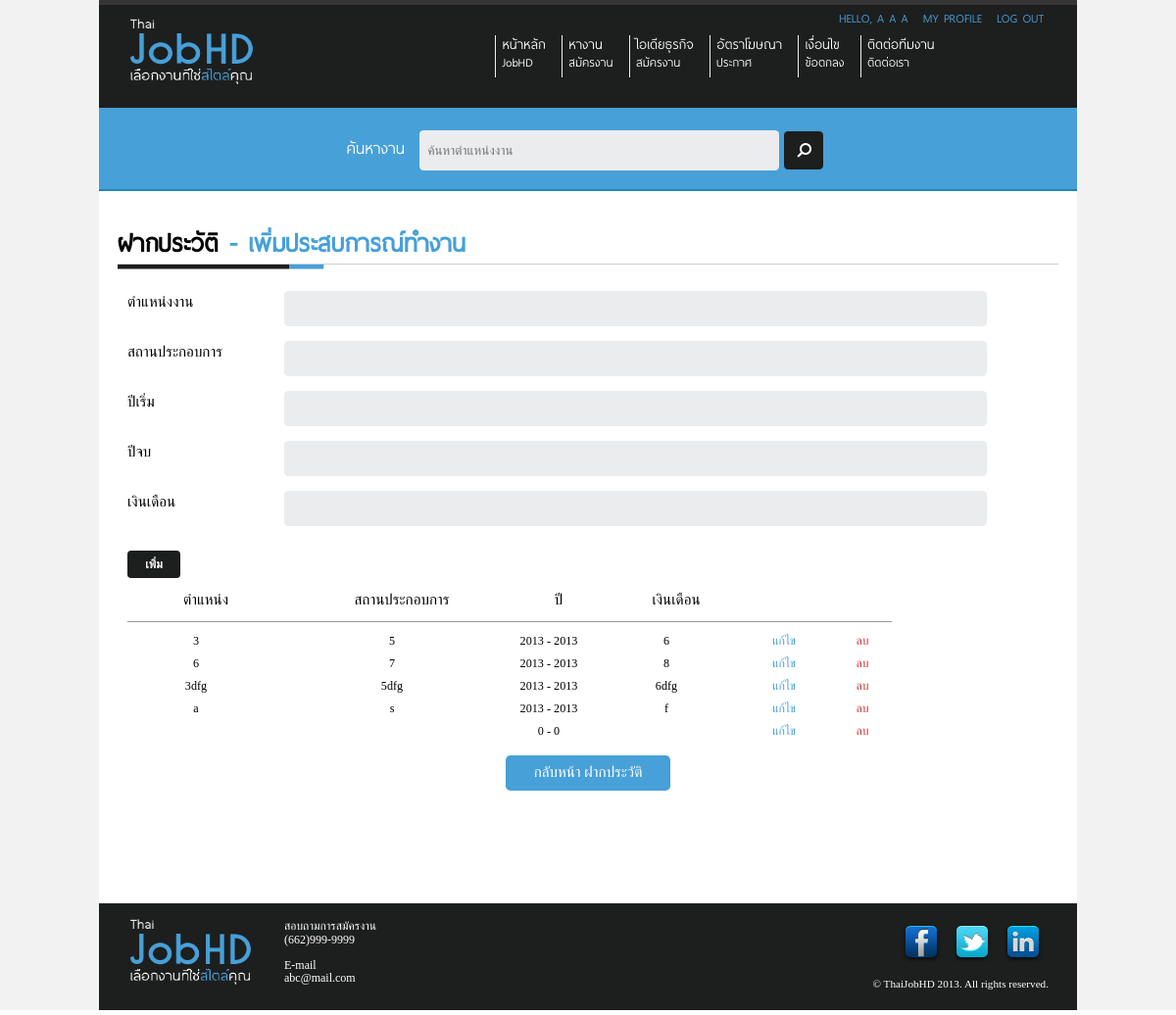
The page /Site/add-experience.php (signed in) on the database its author committed.
### tables this page shows
CREATE TABLE IF NOT EXISTS `buildthedot_thaijobhd_user_account` (
  `id` int(11) NOT NULL AUTO_INCREMENT,
  `email` varchar(200) NOT NULL,
  `password` varchar(250) NOT NULL,
  `firstname` varchar(200) NOT NULL,
  `midname` varchar(200) NOT NULL,
  `lastname` varchar(200) NOT NULL,
  `profile_picture` varchar(200) NOT NULL,
  `job_id` int(40) NOT NULL,
  `job_status` varchar(100) NOT NULL,
  `admin_status` int(1) NOT NULL,
  `address` longtext NOT NULL,
  PRIMARY KEY (`id`),
  UNIQUE KEY `email` (`email`)
);

CREATE TABLE IF NOT EXISTS `buildthedot_thaijobhd_user_history_experiences` (
  `user_history_experiences_id` int(50) NOT NULL AUTO_INCREMENT,
  `user_account_id` int(11) NOT NULL,
  `job_position` varchar(200) NOT NULL,
  `company_name` varchar(200) NOT NULL,
  `year_start` date NOT NULL,
  `year_end` date NOT NULL,
  `salary` varchar(200) NOT NULL,
  PRIMARY KEY (`user_history_experiences_id`)
);

### Site/add-experience.php (the view, shortened to what this page needs)
<?php
$rootpath = "./";
include ($rootpath . "include/header.php");
include ($rootpath . "include/top-menu.php");
include ($rootpath . "include/search-bar.php");
if($_SESSION["userid"] == "" || (!(isset($_SESSION["userid"])))) {
	header("location: ".$rootpath."login.php");
}
else{
	$sql_user="
		SELECT *
		FROM  `buildthedot_thaijobhd_user_account`
		WHERE `id` = '".$_SESSION["userid"]."' ;
	";
	$result_user = @mysql_query($sql_user);
	if($rs_user = @mysql_fetch_array($result_user)){
?>
		<div id="wrapper">
			<div id="content" class="container_12">
				<div id="content-profile">
					<div id="head-title">
						<h1>ฝากประวัติ <span class="text-blue">- เพิ่มประสบการณ์ทำงาน</span></h1>
					</div>
					<form id="add_education_form" name="add_education_form" action="<?php echo $rootpath; ?>include/module/add-experience-process.php" method="POST" enctype="multipart/form-data">
						<p class="grid_2">ตำแหน่งงาน</p>
						<p class="grid_8"><input type="text" id="job_position" name ="job_position" class="round width700" onkeypress="return add_education_form_keypress(event)" /></p><br class="clear" />
						<p class="grid_2">สถานประกอบการ</p>
						<p class="grid_8"><input type="text" id="company_name" name ="company_name" class="round width700" onkeypress="return add_education_form_keypress(event)" /></p><br class="clear"/>
						<p class="grid_2">ปีเริ่ม</p>
						<p class="grid_8"><input type="text" id="year_start" name ="year_start" class="round width700" onkeypress="return add_education_form_keypress(event)" /></p><br class="clear"/>
						<p class="grid_2">ปีจบ</p>
						<p class="grid_8"><input type="text" id="year_end" name ="year_end" class="round width700" onkeypress="return add_education_form_keypress(event)" /></p><br class="clear"/>
						<p class="grid_2">เงินเดือน</p>
						<p class="grid_8"><input type="text" id="salary" name ="salary" class="round width700" onkeypress="return add_education_form_keypress(event)" /></p><br class="clear" />
			      <h2 class="grid_3"><a href="#" class="add-button black round" onclick="document.getElementById('add_education_form').submit(); ">เพิ่ม</a></h2>
			    </form>
					<div id="content-profile-table">
						<div id="head-table1" class="grid_10">
							<p class="grid_2 center">
								ตำแหน่ง
							</p>
							<p class="grid_3 center">
								สถานประกอบการ
							</p>
							<p class="grid_1 center">
								ปี
							</p>
							<p class="grid_2 center">
								เงินเดือน
							</p>
						</div>
					</div>
					<br class="clear"/>
		<?php
							$sql_edu="
								SELECT *, YEAR(`year_start`) AS year_start_1, YEAR(`year_end`) AS year_end_1
								FROM  `buildthedot_thaijobhd_user_history_experiences`
								WHERE `user_account_id` = '".$_SESSION["userid"]."' ;
							";
							$result_edu = @mysql_query($sql_edu);
							if(@mysql_num_rows($result_edu)==0){
		?>
								<div id="content-profile-table">
									<div id="table-content">
										<p class="grid_2 center">
											-
										</p>
										<p class="grid_3 center">
											-
										</p>
										<p class="grid_1 center">
											-
										</p>
										<p class="grid_2 center">
											-
										</p>
										<p class="grid_2 center">
										</p>
									</div>
								</div>
								<br class="clear"/>
<?php
							}
							else{
								while($rs_experiences = @mysql_fetch_array($result_edu)){
?>
									<div id="content-profile-table">
										<div id="table-content">
											<p class="grid_2 center">
												<?php echo $rs_experiences["job_position"]; ?>
											</p>
											<p class="grid_3 center">
												<?php echo $rs_experiences["company_name"]; ?>
											</p>
											<p class="grid_1 center">
												<?php echo $rs_experiences["year_start_1"]." - ".$rs_experiences["year_end_1"]; ?>
											</p>
											<p class="grid_2 center">
												<?php echo $rs_experiences["salary"]; ?>
											</p>
										<p class="grid_1 center"><a href="<?php echo $rootpath; ?>edit-experience.php?id=<?php echo $rs_experiences["user_history_experiences_id"]; ?>" class="text-blue">แก้ไข</a></p>
										<p class="grid_1 center"><a href="#" class="text-red">ลบ</a></p>
										</div>
									</div>
									<br class="clear"/>
		<?php
								}
							}
		?>
					<p class="grid_12 center">
						<a href="<?php echo $rootpath; ?>view-profile.php" class="save-button blue round">กลับหน้า ฝากประวัติ</a>
					</p>
				</div>
			</div>
<?php
			include ("include/footer.php");
		}
}
?>

### Site/include/top-menu.php (shortened to what this page needs)
<div id="wrapper">
	<div id="header" class="container_12">
		<div class="right"  class="grid_12">
			<ul id="my-profile">
<?php
				if(!isset($_SESSION['userid']) || empty($_SESSION['userid']) || $_SESSION['userid'] == ""){
?>
					<li>
						<a href="login.php" class="text-blue">Sign in</a>
					</li>
					<li>
						<a href="register.php" class="text-grey">Register</a>
					</li>
<?php
				}
				else{
?>
					<li class="text-blue">
<?php
						$sql_user = "
							SELECT *
							FROM  `buildthedot_thaijobhd_user_account`
							WHERE `id` = '".$_SESSION["userid"]."' ;
						";
						$result_user = @mysql_query($sql_user);
						if($result_user)
						{
							if($rs_user = @mysql_fetch_array($result_user)){
								echo "Hello, ".$rs_user["firstname"]." ".$rs_user["midname"]." ".$rs_user["lastname"];
							}
						}
						else {
							echo "Error";
						}
?>
					</li>
					<li>
						<a href="view-profile.php" class="text-blue">
							My Profile
						</a>
					</li>
					<li>
						<a href="include/module/logout_process.php" class="text-blue" id="logout">
							Log out
						</a>
					</li>
<?php
				}
?>
			</ul>
		</div>
		<div id="login-intro" class="grid_3">
			<img src="images/logo.png" alt="ThaiJobHD" width="130" height="71">
		</div>
		<div id="top-nav" class="grid_8 prefix_1">
			<ul>
				<li>
					<a href="index.php">หน้าหลัก
					<br/>
					<span id="sub-memu">JobHD</span></a>
				</li>
				<li>
					<a href="find-job.php">หางาน
					<br/>
					<span id="sub-memu">สมัครงาน</span></a>
				</li>
				<li>
					<a href="business-idea.php">ไอเดียธุรกิจ
					<br/>
					<span id="sub-memu">สมัครงาน</span></a>
				</li>
				<li>
					<a href="advertisement-rate.php">อัตราโฆษณา
					<br/>
					<span id="sub-memu">ประกาศ</span></a>
				</li>
				<li>
					<a href="condition.php">เงื่อนไข
					<br/>
					<span id="sub-memu">ข้อตกลง</span></a>
				</li>
				<li>
					<a href="contact-us.php">ติดต่อทีมงาน
					<br/>
					<span id="sub-memu">ติดต่อเรา</span></a>
				</li>
			</ul>
		</div>
	</div>

### Site/css/960.css (style rules this page uses)
body { min-width: 960px; }
.container_12, .container_16 { margin-left: auto; margin-right: auto; width: 960px; }
.grid_1, .grid_2, .grid_3, .grid_4, .grid_5, .grid_6, .grid_7, .grid_8, .grid_9, .grid_10, .grid_11, .grid_12, .grid_13, .grid_14, .grid_15, .grid_16 { display: inline; float: left; margin-left: 10px; margin-right: 10px; }
.container_12 .grid_3, .container_16 .grid_4 { width: 220px; }
.container_12 .grid_12, .container_16 .grid_16 { width: 940px; }
.container_12 .grid_1 { width: 60px; }
.container_12 .grid_2 { width: 140px; }
.container_12 .grid_8 { width: 620px; }
.container_12 .grid_10 { width: 780px; }
.container_12 .prefix_1 { padding-left: 80px; }
.clearfix:before, .clearfix:after, .container_12:before, .container_12:after, .container_16:before, .container_16:after { content: '.'; display: block; overflow: hidden; visibility: hidden; font-size: 0; line-height: 0; width: 0; height: 0; }
.clearfix:after, .container_12:after, .container_16:after { clear: both; }
.clearfix, .container_12, .container_16 { zoom: 1; }

### Site/css/style.css (style rules this page uses)
.right { float:right; }
.round { border-radius: 0.3125em; -moz-border-radius: 0.3125em; -webkit-border-radius: 0.3125em; }
.center { text-align:center; }
#head-table1 { margin-bottom:10px; border-bottom-width: 1px; border-bottom-style: solid; border-bottom-color: #999; }
h1, h2, h3, h4, h5, h6 { margin:0.523em 0; }
h1 { font-size: 1.425em; }
h2 { font-size: 1.275em; }
p { line-height:1.8em; text-align:justify; }
a, a:visited { text-decoration: none; outline: 0; }
p a, p a:visited { line-height: inherit; }
input[type="text"],input[type="password"] { border:none; outline:none; padding-right: 3em; padding: 0.6em 0.625em; background-color:#EBECED; height:20px; }
.save-button { padding: 0.433em 1.9em; margin-top:10px; display: inline-block; text-decoration: none; background-repeat: no-repeat; color: white; }
.add-button { padding: 0.633em 1.5em; display: inline-block; text-decoration: none; background-repeat: no-repeat; color: white; font-size: 0.6em; }
.text-blue { color:#47A0D8; }
.text-red { color:#C33; }
.black { background-color:#1d1e1e; color:white; }
.blue { background-color: #47A0D8; color: white; }
#wrapper { background-color:#F2F2F2; }
#header,#search-bar,#content,#footer { padding:0px 1.2em; }
#header { background-color: #1d1e1e; border-top-width: 5px; border-top-style: solid; border-top-color: #353535; height: 105px; }
#login-intro { padding-top: 10px; }
#top-nav ul { list-style-type: none; padding-left: 55px; }
#top-nav li { float: left; display: block; border-left-width: 1px; border-left-style: solid; border-left-color: #eeefef; padding-right: 1em; padding-bottom: 0.5em; padding-left: 0.4em; margin-top: 10px; }
#top-nav li a { font-family: "CustomFont", Verdana, Tahoma; color: #FFF; margin-top: 0; font-size: 1.1em; }
#my-profile { text-transform:uppercase; padding-top:5px; }
#my-profile li { font-family: "CustomFont", Verdana, Tahoma; margin-right: 15px; display:block; text-decoration:none; float:left; }
#sub-memu { font-size: 0.9em; }
#content { padding-top: 20px; padding-bottom: 100px; background-color:white; }
#content h1 { font-family: "CustomFont", Verdana, Tahoma; font-size: 2em; border-bottom-width: 1px; border-bottom-style: solid; border-bottom-color: #cfcfcf; padding-bottom: 5px; }
#head-title { background-image: url(../images/title-bar.png); background-repeat: no-repeat; background-position: -3px 37px; height: 50px; margin-bottom: 15px; }
#content-profile p { line-height:1.5em; font-size:0.95em; }
#content-profile p { margin-bottom:15px; }
#content-profile-table p { margin-bottom:5px; font-size:0.95em; }
#table-content { font-size: 0.8em; }
.width700 { width:700px; }

### rows shown on the page
buildthedot_thaijobhd_user_account: firstname "A", midname "A", lastname "A"
buildthedot_thaijobhd_user_history_experiences: job_position "3", company_name "5", year_start_1 "2013", year_end_1 "2013", salary "6"
buildthedot_thaijobhd_user_history_experiences: job_position "6", company_name "7", year_start_1 "2013", year_end_1 "2013", salary "8"
buildthedot_thaijobhd_user_history_experiences: job_position "3dfg", company_name "5dfg", year_start_1 "2013", year_end_1 "2013", salary "6dfg"
buildthedot_thaijobhd_user_history_experiences: job_position "a", company_name "s", year_start_1 "2013", year_end_1 "2013", salary "f"
buildthedot_thaijobhd_user_history_experiences: year_start_1 "0", year_end_1 "0"
